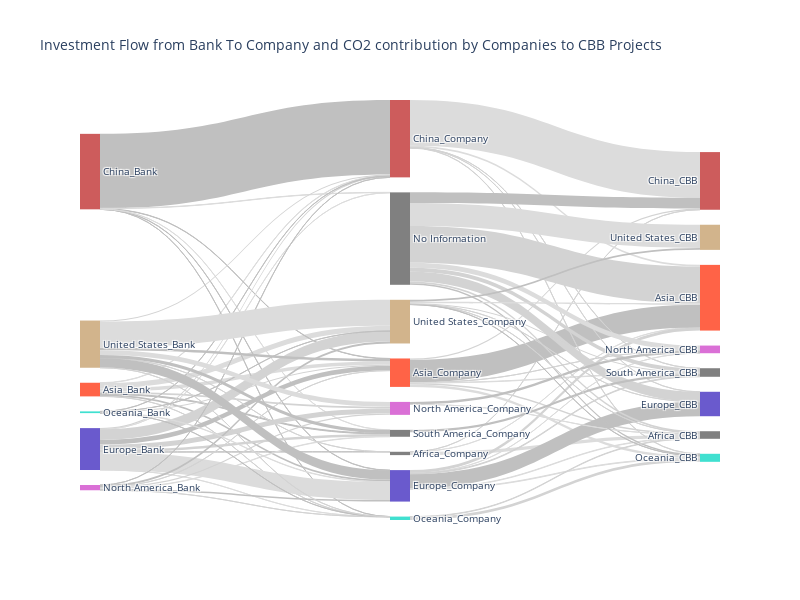

The notebook cell this image was saved under:
### Code cell
draw_sankey_dym(sankey_entity_pv, 'Investment Flow from Bank To Company and CO2 contribution by Companies to CBB Projects', 'LabelS', 'LabelT', 'Values_Norm', 800, 600)

### Figure 1 — Plotly figure (JSON) as saved in the notebook; plotly's stock layout.template omitted (floating-point values rounded to 4 significant figures)
{"data": [{"link": {"color": ["gainsboro", "gainsboro", "lightgray", "gainsboro", "gainsboro", "silver", "lightgray", "lightgray", "silver", "gainsboro", "lightgray", "silver", "lightgray", "lightgray", "gainsboro", "gainsboro", "silver", "silver", "silver", "gainsboro", "silver", "gainsboro", "gainsboro", "gainsboro", "lightgray", "lightgray", "lightgray", "silver", "silver", "lightgray", "gainsboro", "gainsboro", "lightgray", "gainsboro", "lightgray", "lightgray", "gainsboro", "lightgray", "silver", "gainsboro", "gainsboro", "lightgray", "lightgray", "lightgray", "silver", "lightgray", "gainsboro", "silver", "lightgray", "gainsboro", "lightgray", "silver", "silver", "lightgray", "lightgray", "gainsboro", "silver", "gainsboro", "silver", "lightgray", "silver", "gainsboro", "silver", "silver", "lightgray", "lightgray", "silver", "lightgray", "silver", "lightgray", "silver", "gainsboro", "lightgray", "silver", "gainsboro", "lightgray", "gainsboro", "lightgray", "silver", "lightgray", "silver"], "source": [0, 0, 0, 1, 1, 1, 1, 1, 1, 1, 2, 2, 2, 2, 2, 2, 3, 3, 3, 3, 3, 3, 4, 4, 4, 4, 4, 5, 5, 5, 5, 5, 5, 5, 5, 5, 6, 6, 6, 6, 6, 6, 7, 7, 7, 7, 7, 7, 7, 7, 8, 8, 8, 8, 8, 8, 8, 9, 9, 10, 10, 10, 10, 10, 11, 11, 12, 13, 13, 13, 13, 13, 13, 13, 13, 14, 14, 14, 14, 14, 14], "target": [15, 16, 17, 2, 4, 6, 9, 11, 12, 14, 15, 16, 17, 18, 19, 20, 2, 4, 6, 7, 11, 12, 16, 17, 21, 19, 20, 0, 2, 4, 6, 7, 9, 11, 12, 14, 15, 16, 21, 18, 19, 20, 15, 16, 17, 21, 18, 19, 20, 22, 2, 4, 6, 9, 11, 12, 14, 15, 18, 2, 4, 6, 11, 14, 15, 19, 20, 0, 2, 4, 6, 9, 11, 12, 14, 15, 16, 21, 19, 20, 22], "value": [18980000000.0, 132100000.0, 229300000.0, 20130000000.0, 2074000000.0, 11120000000.0, 10190000000.0, 181100000.0, 4937000000.0, 30090000000.0, 8132000000.0, 131800000000.0, 7662000000.0, 106600000.0, 14222908854, 2243000000.0, 1709002846, 430000000000.0, 1468257375, 1702000000.0, 120700000.0, 838700000.0, 10060000000.0, 264200000000.0, 740000000.0, 1453907400, 730000000.0, 59120000.0, 27200000000.0, 7333000000.0, 103600000000.0, 343600000.0, 29150000000.0, 479000000.0, 13560000000.0, 60210000000.0, 2909000000.0, 17740000000.0, 83520000000.0, 333500000.0, 3486710040, 4038000000.0, 9455312943, 211400000000.0, 60790000000.0, 56840000000.0, 29720000000.0, 9274127775, 22530000000.0, 133802386740, 183700000.0, 35280000.0, 9043000000.0, 7532000000.0, 120700000.0, 2105000000.0, 11280000000.0, 486500000.0, 14030000000.0, 6248755128, 975300000.0, 2109000000.0, 297900000.0, 400000000, 2964688320, 16760750466, 13540000000.0, 307300000.0, 14550000000.0, 6345000000.0, 54400000000.0, 27990000000.0, 293400000.0, 18430000000.0, 150300000000.0, 816900000.0, 8285000000.0, 28350000.0, 1120272120, 6354000000.0, 11327005385]}, "node": {"color": ["gray", "tomato", "tomato", "indianred", "indianred", "slateblue", "slateblue", "gray", "orchid", "orchid", "turquoise", "turquoise", "gray", "tan", "tan", "gray", "tomato", "indianred", "orchid", "turquoise", "gray", "slateblue", "tan"], "label": ["Africa_Company", "Asia_Bank", "Asia_Company", "China_Bank", "China_Company", "Europe_Bank", "Europe_Company", "No Information", "North America_Bank", "North America_Company", "Oceania_Bank", "Oceania_Company", "South America_Company", "United States_Bank", "United States_Company", "Africa_CBB", "Asia_CBB", "China_CBB", "North America_CBB", "Oceania_CBB", "South America_CBB", "Europe_CBB", "United States_CBB"], "line": {"color": "black", "width": 0}, "pad": 15, "thickness": 20}, "type": "sankey"}], "layout": {"font": {"size": 10}, "height": 600, "title": {"text": "Investment Flow from Bank To Company and CO2 contribution by Companies to CBB Projects"}, "width": 800}}
